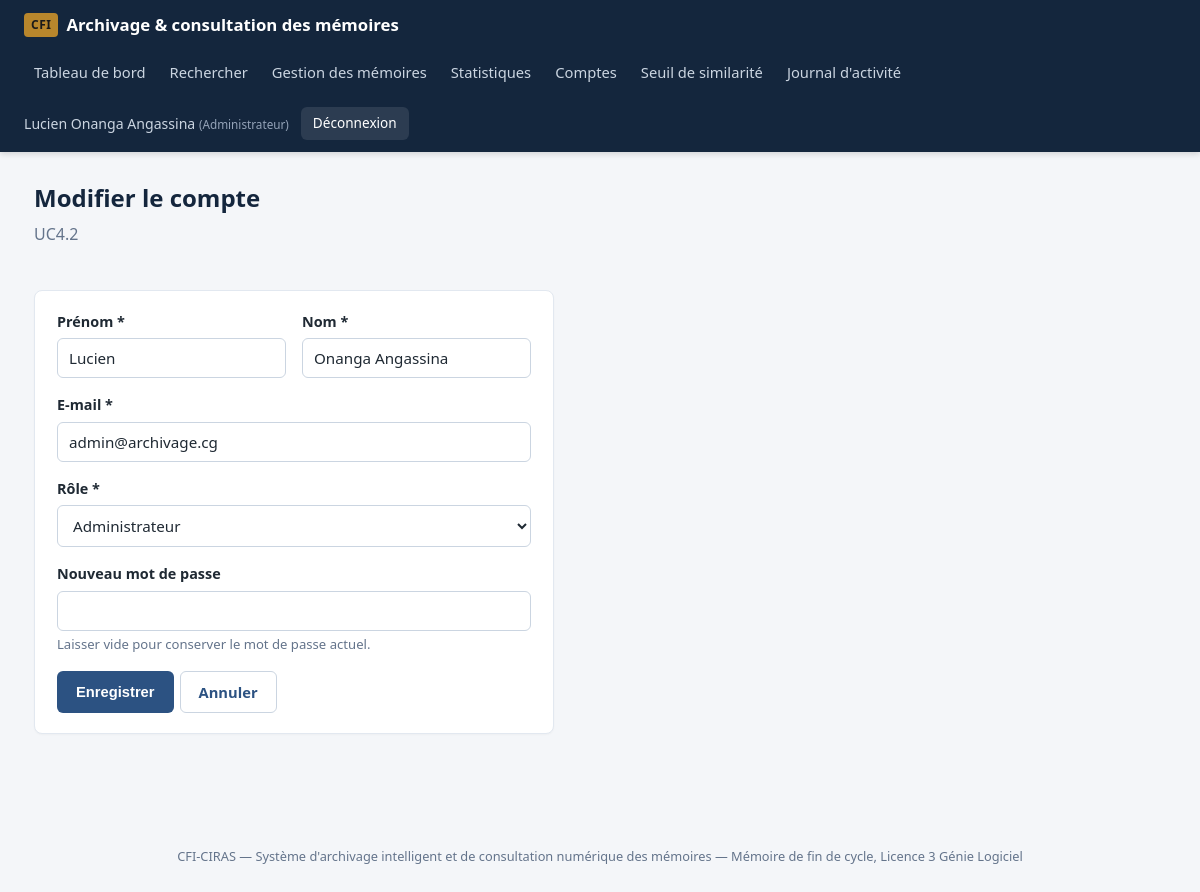
/comptes/modifier.php?id=1 (signed in), run on the app's committed database.
### tables this page shows
CREATE TABLE utilisateur (
    id_utilisateur INT AUTO_INCREMENT PRIMARY KEY,
    nom VARCHAR(100) NOT NULL,
    prenom VARCHAR(100) NOT NULL,
    email VARCHAR(150) UNIQUE NOT NULL,
    mot_de_passe VARCHAR(255) NOT NULL,
    role ENUM('ETUDIANT', 'ENCADREUR', 'GESTIONNAIRE', 'ADMINISTRATEUR') NOT NULL,
    actif BOOLEAN NOT NULL DEFAULT TRUE,
    date_creation DATETIME NOT NULL DEFAULT CURRENT_TIMESTAMP
);

### includes/auth.php (called while the page is built, shortened)
<?php
function est_connecte(): bool
{
    return isset($_SESSION['id_utilisateur']);
}
function utilisateur_courant(): ?array
{
    return [
        'id_utilisateur' => $_SESSION['id_utilisateur'],
        'nom' => $_SESSION['nom'],
        'prenom' => $_SESSION['prenom'],
        'role' => $_SESSION['role'],
    ];
}

### includes/functions.php (called while the page is built, shortened)
<?php
function e(?string $valeur): string
{
    return htmlspecialchars($valeur ?? '', ENT_QUOTES, 'UTF-8');
}
function libelle_role(string $role): string
{
    $libelles = [
        'ETUDIANT' => 'Étudiant',
        'ENCADREUR' => 'Encadreur',
        'GESTIONNAIRE' => 'Gestionnaire des archives',
        'ADMINISTRATEUR' => 'Administrateur',
    ];
    return $libelles[$role] ?? $role;
}

### comptes/modifier.php (the view, shortened to what this page needs)
<?php
require_once __DIR__ . '/../config.php';
require_once __DIR__ . '/../includes/functions.php';
require_once __DIR__ . '/../includes/auth.php';
$idCible = (int) ($_GET['id'] ?? $_POST['id'] ?? 0);
$roles = ['ETUDIANT', 'ENCADREUR', 'GESTIONNAIRE', 'ADMINISTRATEUR'];
$stmt = $pdo->prepare("SELECT * FROM utilisateur WHERE id_utilisateur = :id");
$stmt->execute([':id' => $idCible]);
$compte = $stmt->fetch();
require __DIR__ . '/../includes/header.php';
?>
<div class="page-header"><div>
    <h1>Modifier le compte</h1>
    <p class="sous-titre">UC4.2</p>
</div></div>
<div class="carte" style="max-width:520px">
    <form method="post">
        <div class="ligne-champs">
            <div class="champ">
                <label for="prenom">Prénom *</label>
                <input type="text" id="prenom" name="prenom" required value="<?= e($compte['prenom']) ?>">
            </div>
            <div class="champ">
                <label for="nom">Nom *</label>
                <input type="text" id="nom" name="nom" required value="<?= e($compte['nom']) ?>">
            </div>
        </div>
        <div class="champ">
            <label for="email">E-mail *</label>
            <input type="email" id="email" name="email" required value="<?= e($compte['email']) ?>">
        </div>
        <div class="champ">
            <label for="role">Rôle *</label>
            <select id="role" name="role" required>
                <?php foreach ($roles as $r): ?>
                    <option value="<?= $r ?>" <?= $compte['role'] === $r ? 'selected' : '' ?>><?= e(libelle_role($r)) ?></option>
                <?php endforeach; ?>
            </select>
        </div>
        <div class="champ">
            <label for="mot_de_passe">Nouveau mot de passe</label>
            <input type="text" id="mot_de_passe" name="mot_de_passe" minlength="8">
            <p class="aide">Laisser vide pour conserver le mot de passe actuel.</p>
        </div>
        <div class="actions-ligne">
            <button type="submit" class="btn">Enregistrer</button>
            <a class="btn btn-secondaire" href="<?= BASE_URL ?>/comptes/liste.php">Annuler</a>
        </div>
    </form>
</div>
<?php require __DIR__ . '/../includes/footer.php'; ?>

### includes/header.php (shortened to what this page needs)
<?php
$u = utilisateur_courant();
?>
<!DOCTYPE html>
<html lang="fr">
<head>
<link rel="stylesheet" href="<?= BASE_URL ?>/assets/css/style.css">
</head>
<body>
<header class="topbar">
    <div class="topbar-inner">
        <a class="brand" href="<?= BASE_URL ?>/tableau_de_bord.php">
            <span class="brand-mark">CFI</span> Archivage &amp; consultation des mémoires
        </a>
        <?php if ($u): ?>
        <nav class="nav-main">
            <a href="<?= BASE_URL ?>/tableau_de_bord.php">Tableau de bord</a>
            <a href="<?= BASE_URL ?>/rechercher_memoire.php">Rechercher</a>
            <?php if (in_array($u['role'], ['GESTIONNAIRE', 'ADMINISTRATEUR'], true)): ?>
                <a href="<?= BASE_URL ?>/memoires/liste.php">Gestion des mémoires</a>
                <a href="<?= BASE_URL ?>/statistiques.php">Statistiques</a>
            <?php endif; ?>
            <?php if ($u['role'] === 'ADMINISTRATEUR'): ?>
                <a href="<?= BASE_URL ?>/comptes/liste.php">Comptes</a>
                <a href="<?= BASE_URL ?>/similarite/seuil.php">Seuil de similarité</a>
                <a href="<?= BASE_URL ?>/journal.php">Journal d'activité</a>
            <?php endif; ?>
        </nav>
        <div class="nav-user">
            <span><?= e($u['prenom'] . ' ' . $u['nom']) ?> <small>(<?= e(libelle_role($u['role'])) ?>)</small></span>
            <a class="btn-deconnexion" href="<?= BASE_URL ?>/deconnexion.php">Déconnexion</a>
        </div>
        <?php endif; ?>
    </div>
</header>
<main class="container">

### assets/css/style.css (style rules this page uses)
:root { --bleu: #1e3a5f; --bleu-clair: #2c5282; --bleu-fonce: #14263d; --or: #b8862c; --fond: #f4f6f9; --carte: #ffffff; --texte: #1f2933; --texte-clair: #64748b; --bordure: #e2e8f0; --vert: #1c7c3f; --rouge: #b3261e; --orange: #b7791f; --gris: #6b7280; --radius: 8px; }
* { box-sizing: border-box; }
body { margin: 0; font-family: "Segoe UI", Roboto, Arial, sans-serif; background: var(--fond); color: var(--texte); line-height: 1.5; }
a { color: var(--bleu-clair); text-decoration: none; }
.topbar { background: var(--bleu-fonce); color: #fff; padding: 0 24px; box-shadow: 0 2px 6px rgba(0,0,0,.15); }
.topbar-inner { max-width: 1180px; margin: 0 auto; display: flex; align-items: center; flex-wrap: wrap; gap: 16px; padding: 12px 0; }
.brand { color: #fff; font-weight: 600; font-size: 1.05rem; display: flex; align-items: center; gap: 8px; margin-right: auto; }
.brand-mark { background: var(--or); color: #1a1a1a; font-weight: 700; font-size: .75rem; padding: 3px 7px; border-radius: 4px; letter-spacing: .5px; }
.nav-main { display: flex; gap: 4px; flex-wrap: wrap; }
.nav-main a { color: #cbd5e1; padding: 8px 10px; border-radius: 6px; font-size: .92rem; }
.nav-user { display: flex; align-items: center; gap: 12px; font-size: .88rem; color: #cbd5e1; }
.nav-user small { color: #94a3b8; }
.btn-deconnexion { background: rgba(255,255,255,.1); color: #fff; padding: 6px 12px; border-radius: 6px; font-size: .85rem; }
.container { max-width: 1180px; margin: 0 auto; padding: 28px 24px 60px; min-height: 60vh; }
h1 { font-size: 1.5rem; margin: 0 0 6px; color: var(--bleu-fonce); }
.sous-titre { color: var(--texte-clair); margin: 0 0 24px; }
.page-header { display: flex; justify-content: space-between; align-items: flex-end; flex-wrap: wrap; gap: 12px; margin-bottom: 20px; }
.carte { background: var(--carte); border: 1px solid var(--bordure); border-radius: var(--radius); padding: 20px 22px; margin-bottom: 20px; box-shadow: 0 1px 2px rgba(0,0,0,.03); }
form .champ { margin-bottom: 16px; }
label { display: block; font-weight: 600; margin-bottom: 6px; font-size: .9rem; }
input[type=text], input[type=email], input[type=password], input[type=number], input[type=file], input[type=date], select, textarea { width: 100%; padding: 9px 11px; border: 1px solid #cbd5e1; border-radius: 6px; font-size: .95rem; font-family: inherit; background: #fff; color: var(--texte); }
.aide { color: var(--texte-clair); font-size: .82rem; margin-top: 4px; }
.ligne-champs { display: grid; grid-template-columns: repeat(auto-fit, minmax(180px,1fr)); gap: 16px; }
.btn { display: inline-block; padding: 9px 18px; border-radius: 6px; border: 1px solid transparent; background: var(--bleu-clair); color: #fff; font-size: .92rem; font-weight: 600; cursor: pointer; }
.btn-secondaire { background: #fff; color: var(--bleu-clair); border-color: #cbd5e1; }
.actions-ligne { display: flex; gap: 6px; flex-wrap: wrap; }

### data on the page
utilisateur: prenom+nom "Lucien Onanga Angassina", role "Administrateur", prenom "Lucien", nom "Onanga Angassina", email "admin@archivage.cg"

### other printed values
form field role "Administrateur"
